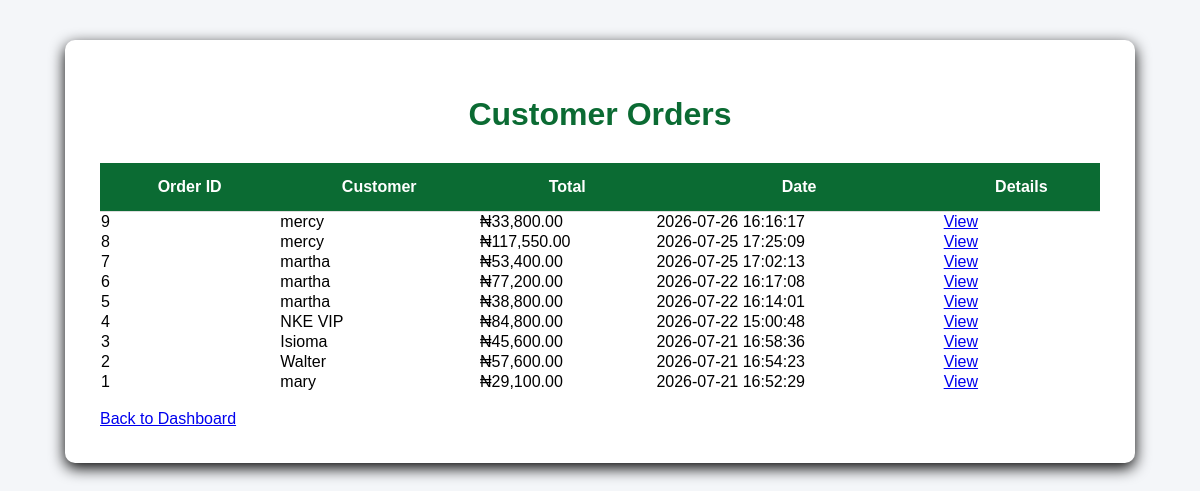
The page /viewOrders (signed in) on the database as committed earlier.
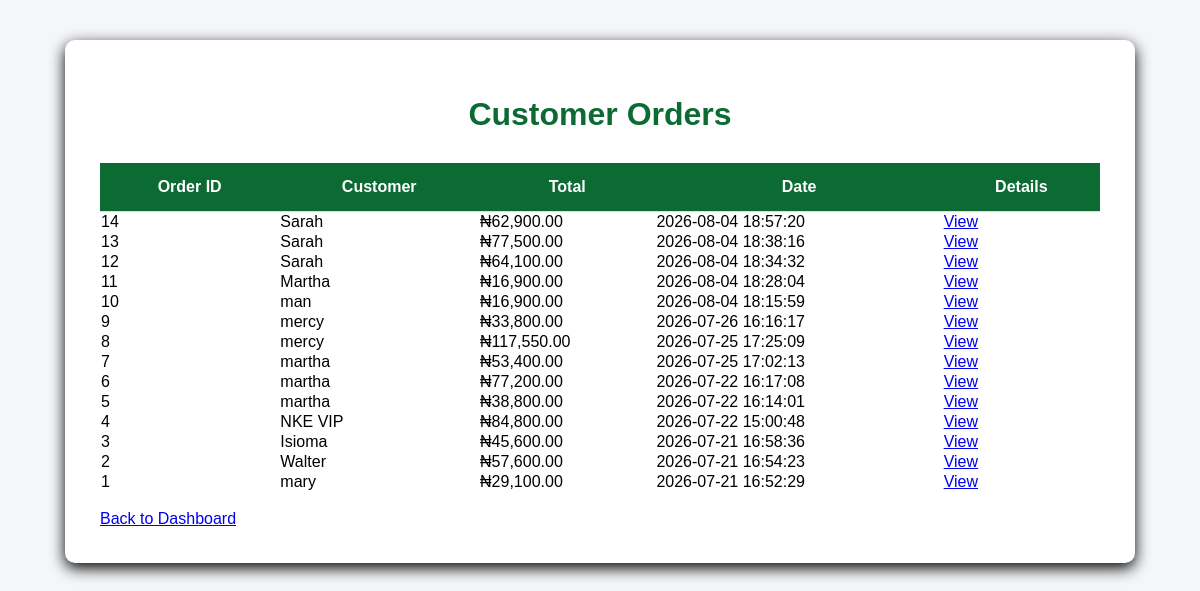
The same page on the database as committed later.
### tables this page shows
CREATE TABLE orders (id INTEGER PRIMARY KEY AUTOINCREMENT, customer_id INTEGER NOT NULL, total REAL NOT NULL, order_date DATETIME DEFAULT CURRENT_TIMESTAMP, FOREIGN KEY (customer_id) REFERENCES customers(id));

CREATE TABLE customers (id INTEGER PRIMARY KEY AUTOINCREMENT, name TEXT NOT NULL UNIQUE);

### app.py (the view)
@app.route("/viewOrders")
def viewOrders():
    if "admin_id" not in session:
        return redirect("/adminLogin")
    orders = db.execute("""
    SELECT
        orders.id,
        customers.name,
        orders.total,
        orders.order_date
    FROM orders
    JOIN customers
        ON orders.customer_id = customers.id
    ORDER BY orders.order_date DESC
    """)
    return render_template("viewOrders.html", orders=orders)

### templates/viewOrders.html (shortened to what this page needs)
{% extends "layout.html" %}
{% block css %}
<link rel="stylesheet" href="{{ url_for('static', filename='css/viewOrders.css') }}">
{% endblock%}
{% block body %}
<div class="orders-container">
    <h1>Customer Orders</h1>
    <table>
        <thead>
            <tr>
                <th>Order ID</th>
                <th>Customer</th>
                <th>Total</th>
                <th>Date</th>
                <th>Details</th>
            </tr>
        </thead>
        <tbody>
        {% for order in orders %}
            <tr>
                <td>{{ order.id }}</td>
                <td>{{ order.name }}</td>
                <td>₦{{ "{:,.2f}".format(order.total) }}</td>
                <td>{{ order.order_date }}</td>
                <td>
                    <a href="/orderDetails/{{ order.id }}">View </a>
                </td>
            </tr>
        {% endfor %}
        </tbody>
    </table>
    <br>
    <a href="/adminDashboard"> Back to Dashboard <a>
</div>
{% endblock %}

### templates/layout.html (shortened to what this page needs)
<!DOCTYPE html>
<html lang="en">
<head>
    <link
        rel="stylesheet"
        href="{{ url_for('static', filename='css/style.css')}}"
    >
    {% block css %} {% endblock %}
    <link rel="stylesheet" href="{{ url_for('static', filename='css/responsive.css') }}">
</head>
<body>
    {% block body %}
    {% endblock %}
</body>
</html>

### static/css/style.css (style rules this page uses)
body { margin: 0; font-family: Arial, sans-serif; }

### static/css/viewOrders.css (style rules this page uses)
body { background: #f4f6f9; font_family: Arial, Helvetica, sans-serif; }
.orders-container { width: 90%; max-width: 1000px; margin: 40px auto; background: white; padding: 35px; border-radius: 10px; box-shadow: 0 5px 15px rgba(0,0,0,1) }
h1 { text-align: center; color: #0b6b33; margin-bottom: 30px; }
table { width: 100%; border-collapse: collapse; }
th { background: #0b6b33; color: white; padding: 15px; border-bottom: 1px solid #ddd; }

Rows that differ between the two databases and show on the page:
added orders: id "14", name "Sarah", total "62,900.00", order_date "2026-08-04 18:57:20"
added orders: id "13", name "Sarah", total "77,500.00", order_date "2026-08-04 18:38:16"
added orders: id "12", name "Sarah", total "64,100.00", order_date "2026-08-04 18:34:32"
added orders: id "11", name "Martha", total "16,900.00", order_date "2026-08-04 18:28:04"
added orders: id "10", name "man", total "16,900.00", order_date "2026-08-04 18:15:59"
